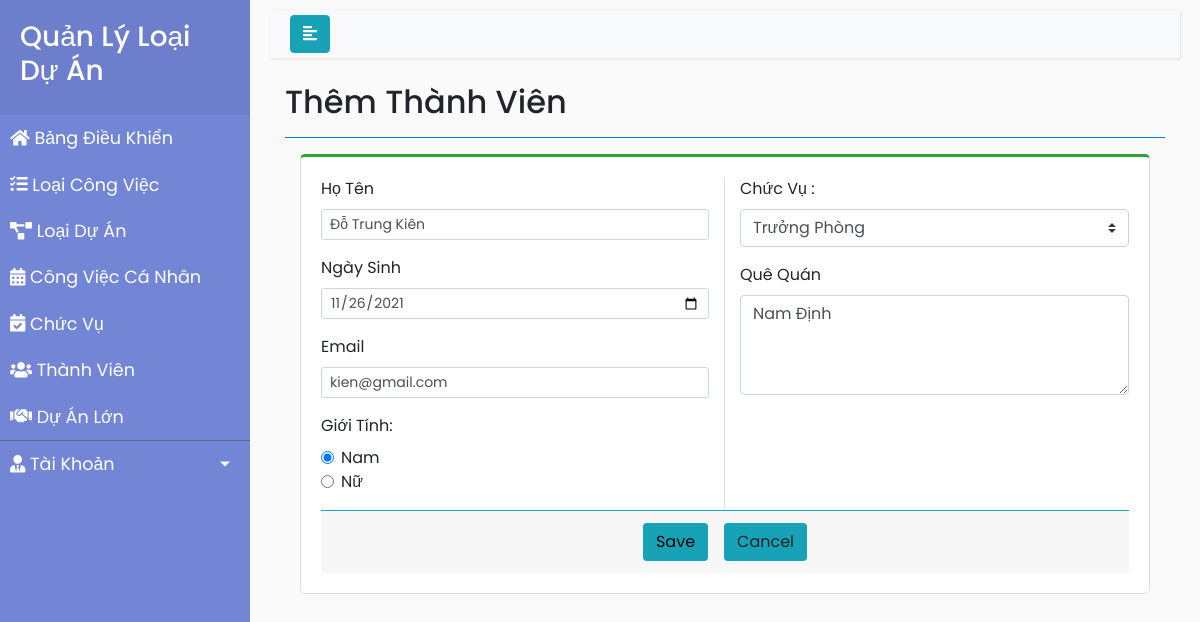
Page /ThanhVien/suatv.php?id=1 on the committed database.
### tables this page shows
CREATE TABLE `tt_thanhvien` (
  `id` int(11) NOT NULL,
  `HoTen` varchar(50) NOT NULL,
  `NgaySinh` date NOT NULL,
  `GioiTinh` varchar(50) NOT NULL,
  `TenChucVu` varchar(100) NOT NULL,
  `Email` varchar(50) NOT NULL,
  `QueQuan` varchar(100) NOT NULL
);

### ThanhVien/suatv.php (the view, shortened to what this page needs)
<!DOCTYPE html>
<html>
<head>
    <link rel="stylesheet" href="https://stackpath.bootstrapcdn.com/bootstrap/4.1.0/css/bootstrap.min.css">
    <link rel="stylesheet" href="style2.css">
    <link rel="stylesheet" href="https://cdnjs.cloudflare.com/ajax/libs/malihu-custom-scrollbar-plugin/3.1.5/jquery.mCustomScrollbar.min.css">
</head>
<body>
    <?php
    $_ID = $_GET['id'];
    $conn = mysqli_connect("localhost", "root", "", "bt_qlcv");
    if ($conn != true) {
        die("connect error" . mysqli_connect_errno());
    } else {
        $query = "SELECT * FROM  tt_thanhvien WHERE id = '$_ID'";
        $result = mysqli_query($conn, $query);
        if ($result != null && mysqli_num_rows($result) > 0) {
            while ($row = mysqli_fetch_assoc($result)) {
                $Name = $row['HoTen'];
                $NgaySinh = $row['NgaySinh'];
                $GioiTinh = $row['GioiTinh'];
                $Email = $row['Email'];
                $quequan = $row['QueQuan'];
            }
        } else {
            echo "Data is empty";
        }
    }
    ?>
    <div class="wrapper">
        <nav id="sidebar">
            <div class="sidebar-header">
                <h3>Quản Lý Loại Dự Án</h3>
            </div>
            <ul class="list-unstyled components" style="margin-bottom: 0px; padding: 0px">
                <li><a href="../BangDieuKhien/index.php"><i class="fas fa-home"></i> Bảng Điều Khiển</a></li>
                <li><a href="../DuAnLon/index.php"><i class="fas fa-tasks"></i> Loại Công Việc</a></li>
                <li><a href="../LoaiDuAn/index.php"><i class="fas fa-project-diagram"></i> Loại Dự Án</a></li>
                <li><a href="../CongViecCaNhan/index.php"><i class="fas fa-calendar-alt"></i> Công Việc Cá Nhân</a></li>
                <li><a href="../ChucVu/index.php"><i class="fas fa-calendar-check"></i> Chức Vụ</a></li>
                <li><a href="index.php"><i class="fas fa-users"></i> Thành Viên</a></li>
                <li><a href="../DuAnLon/index.php"><i class="fas fa-handshake"></i> Dự Án Lớn</a></li>
            </ul>
            <ul style="padding-left: 0px;">
                <li>
                    <a href="#pageSubmenu" data-toggle="collapse" aria-expanded="false" class="dropdown-toggle"><i class="fas fa-user-tie"></i> Tài Khoản</a>
                </li>
            </ul>
        </nav>
        <div id="content">
            <nav class="navbar navbar-expand-lg navbar-light bg-light">
                <div class="container-fluid">
                    <button type="button" id="sidebarCollapse" class="btn btn-info">
                        <i class="fas fa-align-left"></i>
                    </button>
                </div>
            </nav>
            <div class="content-header">
                <div class="container-fluid">
                    <div class="row mb-2">
                        <div class="col-sm-6">
                            <h2 class="m-0">Thêm Thành Viên</h2>
                        </div>
                    </div>
                    <hr class="border-primary">
                </div>
            </div>
            <section class="content">
                <div class="container-fluid">
                    <div class="col-lg-12">
                        <div class="card card-outline card-primary" style="border-top: 3px solid rgb(48, 162, 48); border-radius: 5px;">
                            <div class="card-body">
                                <form method="post">
                                    <div class="row">
                                        <div class="col-md-6 border-right">
                                            <div class="form-group">
                                                <label>Họ Tên</label>
                                                <input type="text" class="form-control form-control-sm" required name="txtName" value="<?php echo $Name ?>">
                                            </div>
                                            <div class="form-group">
                                                <label>Ngày Sinh</label>
                                                <input type="date" class="form-control form-control-sm" autocomplete="off" required name="txtNgaySinh" value="<?php echo $NgaySinh ?>">
                                            </div>
                                            <div class="form-group">
                                                <label>Email</label>
                                                <input type="text" class="form-control form-control-sm" required name="txtEmail" value="<?php echo $Email ?>">
                                            </div>
                                            <label>Giới Tính:</label>
                                            <div class="form-group">
                                                <?php
                                                if ($GioiTinh == "Nam") {
                                                ?>
                                                    <div class="form-check">
                                                        <input class="form-check-input" type="radio" id="gioitinh" name="gioitinh" value="Nam" checked>
                                                        <label class="form-check-label" for="flexRadioDefault1">Nam </label>
                                                    </div>
                                                    <div class="form-check">
                                                        <input class="form-check-input" type="radio" id="gioitinh" name="gioitinh" value="Nữ">
                                                        <label class="form-check-label" for="flexRadioDefault1">Nữ</label>
                                                    </div>
                                                <?php
                                                }
                                                ?>
                                            </div>
                                        </div>
                                        <div class="col-md-6">
                                            <label>Chức Vụ :</label>
                                            <div>
                                                <select id="chucvu" name="chucvu" class="custom-select mb-3">
                                                    <?php
                                                    $conn = mysqli_connect("localhost", "root", "", "bt_qlcv");
                                                    if ($conn != true) {
                                                        die("connect error" . mysqli_connect_errno());
                                                    } else {
                                                        $sql = "select * from `chucvu`";
                                                        $result = mysqli_query($conn, $sql);
                                                        if ($result) {
                                                            while ($row = mysqli_fetch_assoc($result)) {
                                                                echo "<option >" . $row['TenChucVu'] . "</option>";
                                                            }
                                                        }
                                                    }
                                                    ?>
                                                </select>
                                            </div>
                                            <div class="form-group">
                                                <label>Quê Quán </label>
                                                <textarea class="form-control" style="height: 100px" placeholder="Nhập tại đây" required name="txtquequan"><?php echo $quequan ?></textarea>
                                            </div>
                                        </div>
                                    </div>
                                    <div class="card-footer border-top border-info">
                                        <div class="d-flex w-100 justify-content-center align-items-center">
                                            <button type="submit" id="btnluu" name="btnluu" class="btn btn-flat  bg-gradient-primary mx-2" style="background: #17a2b8;">Save</button>
                                            <a href="index.php" class="btn btn-flat  bg-gradient-primary mx-2" style="background: #17a2b8;">Cancel</a>
                                        </div>
                                    </div>
                                </form>
                            </div>
                        </div>
                    </div>
                </div>
            </section>
        </div>
    </div>
</body>
</html>

### ThanhVien/style2.css (style rules this page uses)
body { font-family: 'Poppins', sans-serif; background: #fafafa; }
a, a:hover, a:focus { color: inherit; text-decoration: none; transition: all 0.3s; }
.navbar { padding: 5px 5px; background: #fff; border: none; border-radius: 0; margin-bottom: 25px; box-shadow: 1px 1px 3px rgba(0, 0, 0, 0.1); }
.wrapper { display: flex; width: 100%; }
#sidebar { width: 250px; position: fixed; top: 0; left: 0; height: 100vh; z-index: 999; background: #7386D5; color: #fff; transition: all 0.3s; }
#sidebar .sidebar-header { padding: 20px; background: #6d7fcc; }
#sidebar ul.components { padding: 0px 0px 20px; border-bottom: 1px solid #47748b; }
#sidebar ul li a { padding: 10px; font-size: 1.1em; display: block; }
a[data-toggle="collapse"] { position: relative; }
.dropdown-toggle::after { display: block; position: absolute; top: 50%; right: 20px; transform: translateY(-50%); }
#content { width: calc(100% - 250px); padding: 10px 20px; min-height: 100vh; transition: all 0.3s; position: absolute; top: 0; right: 0; }

### rows in the picture
tt_thanhvien: txtName "Đỗ Trung Kiên", txtNgaySinh "11/26/2021", txtEmail "kien@gmail.com", txtquequan "Nam Định"

### other values in the picture
form field chucvu "Trưởng Phòng"
